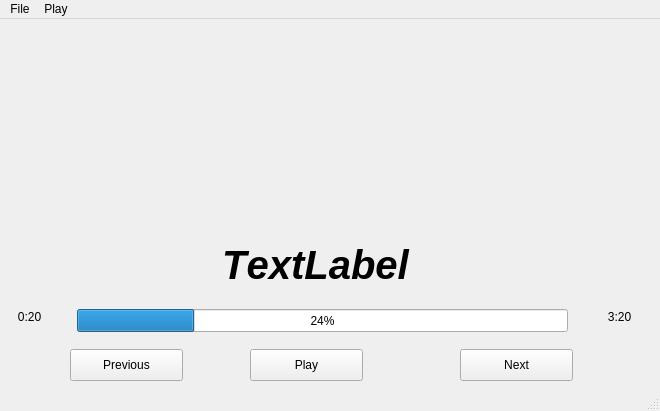
<?xml version="1.0" encoding="UTF-8"?>
<ui version="4.0">
 <class>MainWindow</class>
 <widget class="QMainWindow" name="MainWindow">
  <property name="geometry">
   <rect>
    <x>0</x>
    <y>0</y>
    <width>660</width>
    <height>411</height>
   </rect>
  </property>
  <property name="windowTitle">
   <string>MainWindow</string>
  </property>
  <widget class="QWidget" name="centralwidget">
   <widget class="QLabel" name="label_title">
    <property name="geometry">
     <rect>
      <x>130</x>
      <y>200</y>
      <width>371</width>
      <height>91</height>
     </rect>
    </property>
    <property name="font">
     <font>
      <pointsize>30</pointsize>
      <weight>75</weight>
      <italic>true</italic>
      <bold>true</bold>
      <strikeout>false</strikeout>
      <kerning>false</kerning>
     </font>
    </property>
    <property name="text">
     <string>TextLabel</string>
    </property>
    <property name="alignment">
     <set>Qt::AlignCenter</set>
    </property>
   </widget>
   <widget class="QPushButton" name="pushButton_previous">
    <property name="geometry">
     <rect>
      <x>70</x>
      <y>330</y>
      <width>113</width>
      <height>32</height>
     </rect>
    </property>
    <property name="text">
     <string>Previous</string>
    </property>
   </widget>
   <widget class="QPushButton" name="pushButton_play">
    <property name="geometry">
     <rect>
      <x>250</x>
      <y>330</y>
      <width>113</width>
      <height>32</height>
     </rect>
    </property>
    <property name="text">
     <string>Play</string>
    </property>
   </widget>
   <widget class="QPushButton" name="pushButton_next">
    <property name="geometry">
     <rect>
      <x>460</x>
      <y>330</y>
      <width>113</width>
      <height>32</height>
     </rect>
    </property>
    <property name="text">
     <string>Next</string>
    </property>
   </widget>
   <widget class="QProgressBar" name="progressBarTime">
    <property name="geometry">
     <rect>
      <x>77</x>
      <y>290</y>
      <width>491</width>
      <height>23</height>
     </rect>
    </property>
    <property name="value">
     <number>24</number>
    </property>
   </widget>
   <widget class="QLabel" name="labelCurrentTime">
    <property name="geometry">
     <rect>
      <x>0</x>
      <y>290</y>
      <width>59</width>
      <height>16</height>
     </rect>
    </property>
    <property name="text">
     <string>0:20</string>
    </property>
    <property name="alignment">
     <set>Qt::AlignCenter</set>
    </property>
   </widget>
   <widget class="QLabel" name="labelFullTime">
    <property name="geometry">
     <rect>
      <x>590</x>
      <y>290</y>
      <width>59</width>
      <height>16</height>
     </rect>
    </property>
    <property name="text">
     <string>3:20</string>
    </property>
    <property name="alignment">
     <set>Qt::AlignCenter</set>
    </property>
   </widget>
   <widget class="QLabel" name="labelAlbum">
    <property name="geometry">
     <rect>
      <x>210</x>
      <y>40</y>
      <width>211</width>
      <height>121</height>
     </rect>
    </property>
    <property name="text">
     <string/>
    </property>
   </widget>
  </widget>
  <widget class="QMenuBar" name="menubar">
   <property name="geometry">
    <rect>
     <x>0</x>
     <y>0</y>
     <width>660</width>
     <height>22</height>
    </rect>
   </property>
   <widget class="QMenu" name="menuFile">
    <property name="title">
     <string>File</string>
    </property>
    <addaction name="actionOpen_file"/>
   </widget>
   <widget class="QMenu" name="menuPlay">
    <property name="title">
     <string>Play</string>
    </property>
    <addaction name="actionStart"/>
    <addaction name="actionStop"/>
    <addaction name="actionNext"/>
    <addaction name="actionPrevious"/>
   </widget>
   <addaction name="menuFile"/>
   <addaction name="menuPlay"/>
  </widget>
  <widget class="QStatusBar" name="statusbar"/>
  <action name="actionOpen_file">
   <property name="text">
    <string>Open file</string>
   </property>
   <property name="shortcut">
    <string>Meta+O</string>
   </property>
  </action>
  <action name="actionStart">
   <property name="text">
    <string>Start</string>
   </property>
   <property name="shortcut">
    <string>Meta+S</string>
   </property>
  </action>
  <action name="actionStop">
   <property name="text">
    <string>Pause</string>
   </property>
   <property name="shortcut">
    <string>Meta+P</string>
   </property>
  </action>
  <action name="actionNext">
   <property name="text">
    <string>Next</string>
   </property>
   <property name="shortcut">
    <string>Alt+Right</string>
   </property>
  </action>
  <action name="actionPrevious">
   <property name="text">
    <string>Previous</string>
   </property>
   <property name="shortcut">
    <string>Alt+Left</string>
   </property>
  </action>
 </widget>
 <resources/>
 <connections/>
</ui>
